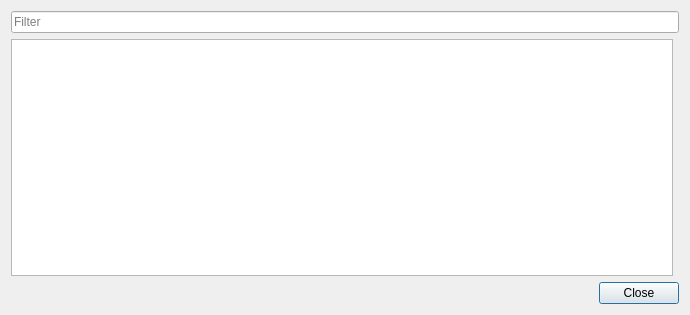
<?xml version="1.0" encoding="UTF-8"?>
<ui version="4.0">
 <class>ProcessPropertiesPlugin::DialogResults</class>
 <widget class="QDialog" name="ProcessPropertiesPlugin::DialogResults">
  <property name="geometry">
   <rect>
    <x>0</x>
    <y>0</y>
    <width>690</width>
    <height>315</height>
   </rect>
  </property>
  <property name="windowTitle">
   <string>Strings</string>
  </property>
  <layout class="QGridLayout" name="gridLayout">
   <item row="1" column="0">
    <widget class="QTableView" name="tableView">
     <property name="font">
      <font>
       <family>Monospace</family>
      </font>
     </property>
     <property name="contextMenuPolicy">
      <enum>Qt::CustomContextMenu</enum>
     </property>
     <property name="editTriggers">
      <set>QAbstractItemView::NoEditTriggers</set>
     </property>
     <property name="alternatingRowColors">
      <bool>true</bool>
     </property>
     <property name="selectionMode">
      <enum>QAbstractItemView::SingleSelection</enum>
     </property>
     <property name="selectionBehavior">
      <enum>QAbstractItemView::SelectRows</enum>
     </property>
     <property name="sortingEnabled">
      <bool>true</bool>
     </property>
     <property name="wordWrap">
      <bool>false</bool>
     </property>
     <attribute name="horizontalHeaderStretchLastSection">
      <bool>true</bool>
     </attribute>
     <attribute name="verticalHeaderVisible">
      <bool>false</bool>
     </attribute>
    </widget>
   </item>
   <item row="0" column="0" colspan="2">
    <widget class="QLineEdit" name="textFilter">
     <property name="placeholderText">
      <string>Filter</string>
     </property>
     <property name="clearButtonEnabled">
      <bool>true</bool>
     </property>
    </widget>
   </item>
   <item row="2" column="0" colspan="2">
    <widget class="QDialogButtonBox" name="buttonBox">
     <property name="orientation">
      <enum>Qt::Horizontal</enum>
     </property>
     <property name="standardButtons">
      <set>QDialogButtonBox::Close</set>
     </property>
    </widget>
   </item>
  </layout>
 </widget>
 <resources/>
 <connections>
  <connection>
   <sender>buttonBox</sender>
   <signal>accepted()</signal>
   <receiver>ProcessPropertiesPlugin::DialogResults</receiver>
   <slot>accept()</slot>
   <hints>
    <hint type="sourcelabel">
     <x>224</x>
     <y>326</y>
    </hint>
    <hint type="destinationlabel">
     <x>157</x>
     <y>274</y>
    </hint>
   </hints>
  </connection>
  <connection>
   <sender>buttonBox</sender>
   <signal>rejected()</signal>
   <receiver>ProcessPropertiesPlugin::DialogResults</receiver>
   <slot>reject()</slot>
   <hints>
    <hint type="sourcelabel">
     <x>292</x>
     <y>332</y>
    </hint>
    <hint type="destinationlabel">
     <x>286</x>
     <y>274</y>
    </hint>
   </hints>
  </connection>
 </connections>
</ui>
